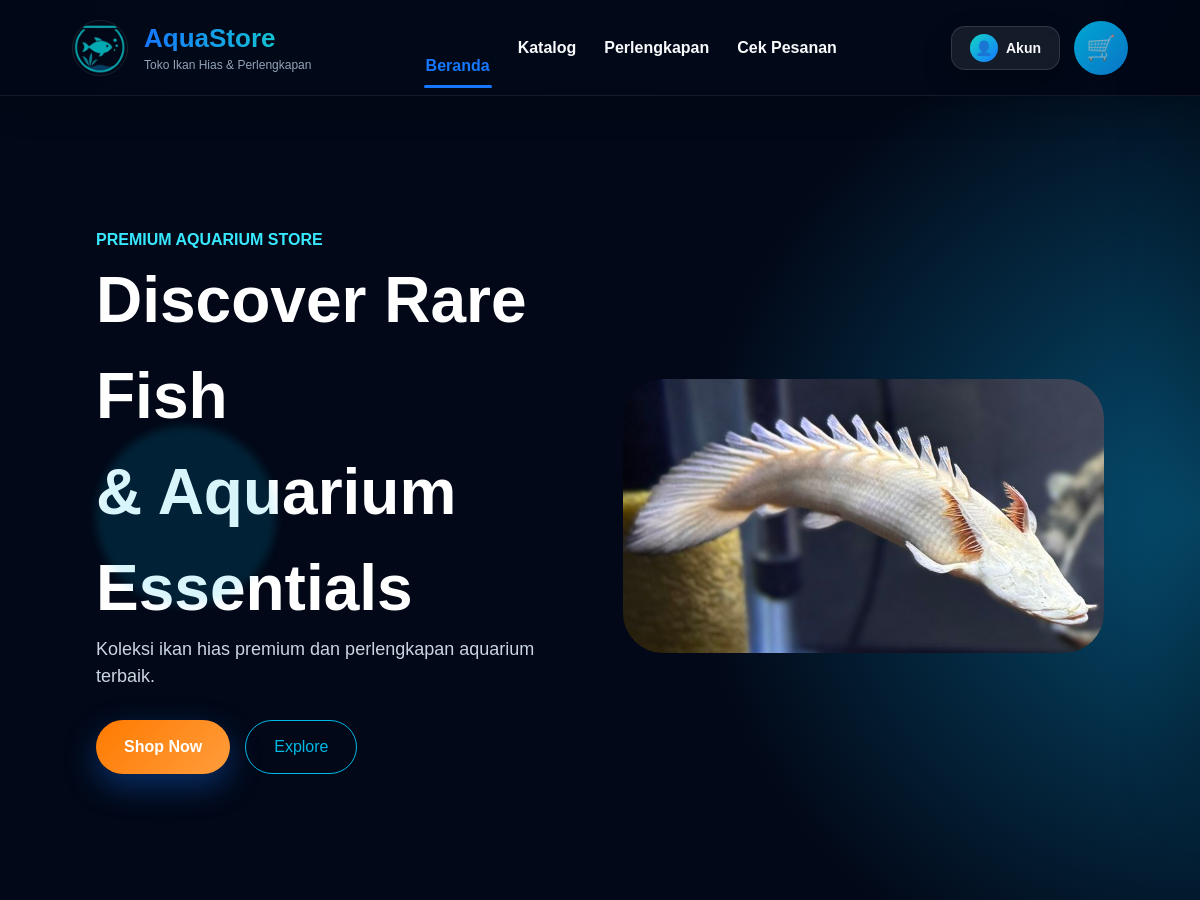
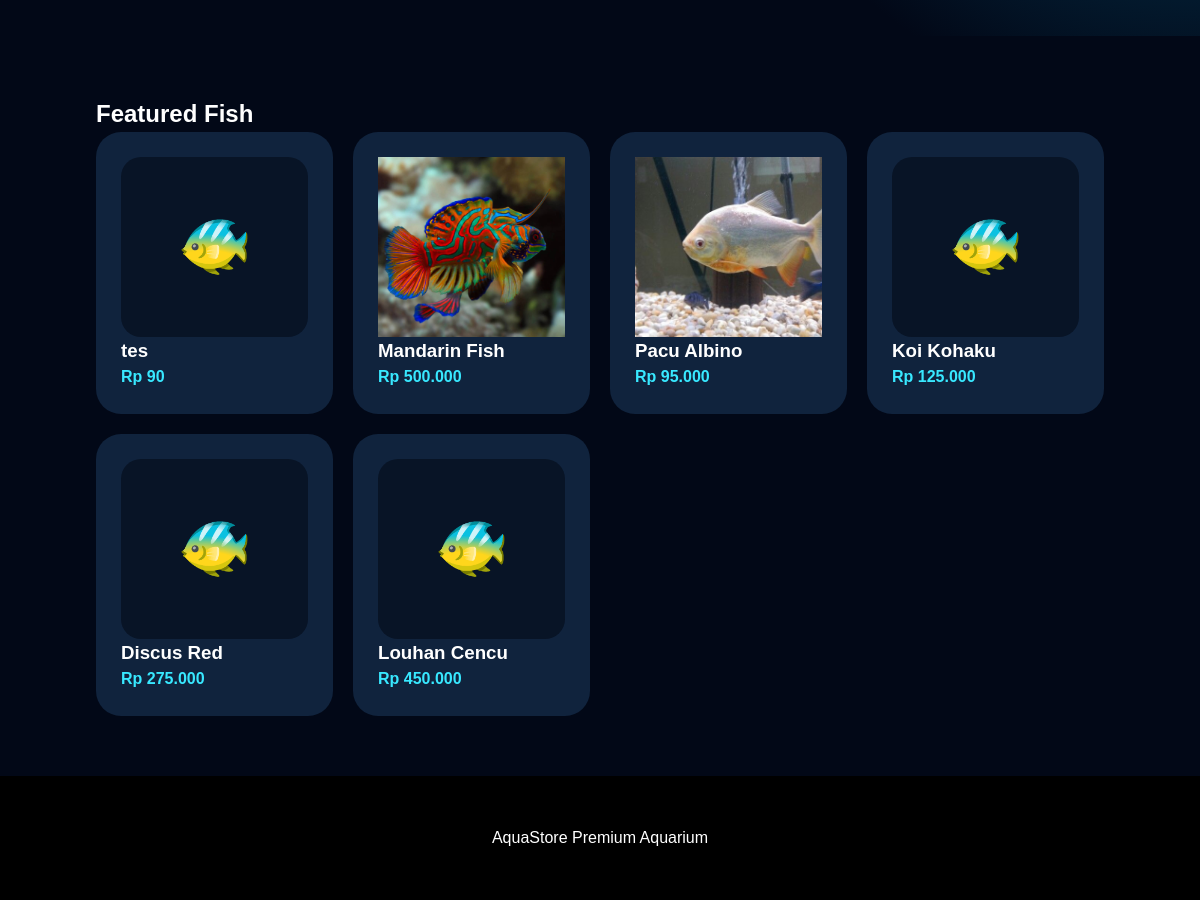
The page / on the database its author committed (2 pictures, top to bottom).
### tables this page shows
CREATE TABLE `ikan` (
  `id` int(11) NOT NULL,
  `nama` varchar(100) NOT NULL,
  `nama_latin` varchar(100) DEFAULT NULL,
  `kategori_air` enum('Laut','Tawar','Payau') NOT NULL,
  `kategori_sifat` enum('Predator','Non-Predator') NOT NULL,
  `kategori_jenis` enum('Hias','Konsumsi','Langka') NOT NULL,
  `harga` int(11) NOT NULL,
  `stok` int(11) NOT NULL,
  `ukuran_cm` decimal(5,2) DEFAULT NULL,
  `tingkat_perawatan` enum('Mudah','Sedang','Sulit') NOT NULL,
  `foto` varchar(255) DEFAULT NULL,
  `deskripsi` text DEFAULT NULL,
  `tips_perawatan` text DEFAULT NULL,
  `status` enum('Tersedia','Habis','Pre-order') DEFAULT 'Tersedia',
  `created_at` timestamp NOT NULL DEFAULT current_timestamp()
);

### config/db.php (called while the page is built, shortened)
<?php
function url($path = '')
{
    $base = rtrim(BASE_URL, '/');
    $path = ltrim((string) $path, '/');
    if ($path === '') {
        return $base !== '' ? $base : '/';
    }
    return ($base !== '' ? $base : '') . '/' . $path;
}
function e($text)
{
    return htmlspecialchars((string) ($text ?? ''), ENT_QUOTES, 'UTF-8');
}
function rupiah($angka)
{
    return 'Rp ' . number_format((int) $angka, 0, ',', '.');
}

### index.php (the view)
<?php
require "config/db.php";
$ikanPopuler=$pdo->query("SELECT * FROM ikan ORDER BY id DESC LIMIT 6")->fetchAll();
?>
<!DOCTYPE html><html lang="id"><head><meta charset="UTF-8"><title>AquaStore</title><link rel="stylesheet" href="assets/css/style.css"></head><body><?php include "components/navbar.php"; ?><section class="ocean-hero"><div class="hero-content-ocean"><span class="hero-label">PREMIUM AQUARIUM STORE</span><h1>Discover Rare Fish<br>& Aquarium Essentials</h1><p>Koleksi ikan hias premium dan perlengkapan aquarium terbaik.</p><div class="hero-actions-ocean"><a class="hero-button" href="pelanggan/katalog.php">Shop Now</a><a class="outline-button" href="pelanggan/perawatan.php">Explore</a></div></div><div class="hero-fish-box"><img src="assets/img/hero.jpg"></div></section><section class="ocean-section"><h2>Featured Fish</h2><div class="ocean-product-grid"><?php foreach($ikanPopuler as $i): ?><div class="ocean-product-card"><div class="product-image-ocean"><?php if($i['foto']): ?><img src="uploads/ikan/<?=e($i['foto'])?>"><?php else: ?>🐠<?php endif;?></div><h3><?=e($i['nama'])?></h3><strong><?=rupiah($i['harga'])?></strong></div><?php endforeach;?></div></section><footer class="ocean-footer">AquaStore Premium Aquarium</footer></body></html>

### components/navbar.php (shortened to what this page needs)
<?php
$currentFile = basename($_SERVER['PHP_SELF'] ?? 'index.php');
if (!function_exists('nav_active')) {
    function nav_active($files)
    {
        global $currentFile;
        if (!is_array($files)) {
            $files = [$files];
        }
        return in_array($currentFile, $files, true) ? 'active' : '';
    }
}
?>
<header class="topbar">
    <a href="<?= e(url('index.php')) ?>" class="brand brand-link">
        <?php if (file_exists(__DIR__ . '/../assets/img/logo.png')): ?>
            <img src="<?= e(url('assets/img/logo.png')) ?>" alt="Logo AquaStore" class="brand-logo">
        <?php else: ?>
            <div class="brand-icon">🐟</div>
        <?php endif; ?>
        <div class="brand-text-wrap">
            <h2>AquaStore</h2>
            <small>Toko Ikan Hias & Perlengkapan</small>
        </div>
    </a>
    <nav class="menu">
        <a href="<?= e(url('index.php')) ?>" class="<?= nav_active('index.php') ?>">
            Beranda
        </a>
        <a href="<?= e(url('pelanggan/katalog.php')) ?>" class="<?= nav_active(['katalog.php', 'detail.php']) ?>">
            Katalog
        </a>
        <a href="<?= e(url('pelanggan/perawatan.php')) ?>" class="<?= nav_active('perawatan.php') ?>">
            Perlengkapan
        </a>
        <a href="<?= e(url('pelanggan/cek-pesanan.php')) ?>" class="<?= nav_active('cek-pesanan.php') ?>">
            Cek Pesanan
        </a>
    </nav>
    <div class="header-actions">
        <?php if (!empty($_SESSION['user'])): ?>
            <div class="account-menu">
                <button class="account-pill" onclick="toggleAccountMenu(event)" type="button">
                    <span class="account-avatar">
                        <?= e(strtoupper(substr($_SESSION['user']['nama'] ?? 'U', 0, 1))) ?>
                    </span>
                    <span class="account-name">
                        <?= e($_SESSION['user']['nama'] ?? 'User') ?>
                    </span>
                    <span class="account-arrow">▾</span>
                </button>
                <div class="account-dropdown" id="accountDropdown">
                    <a href="<?= e(url('pelanggan/profil.php')) ?>" class="<?= nav_active('profil.php') ?>">
                        Profil Saya
                    </a>
                    <a href="<?= e(url('pelanggan/pesanan-saya.php')) ?>" class="<?= nav_active('pesanan-saya.php') ?>">
                        Pesanan Saya
                    </a>
                    <a href="<?= e(url('pelanggan/logout.php')) ?>" class="danger-link">
                        Logout
                    </a>
                </div>
            </div>
        <?php else: ?>
            <button class="account-open-btn" onclick="openAuthDrawer('login')" type="button">
                <span>👤</span>
                <b>Akun</b>
            </button>
        <?php endif; ?>
        <a href="<?= e(url('pelanggan/keranjang.php')) ?>" class="cart <?= nav_active('keranjang.php') ?>">
            🛒
        </a>
    </div>
</header>

### assets/css/legacy.css (style rules this page uses)
:root { --dark: #031426; --dark2: #062847; --blue: #1677ff; --cyan: #12d6c5; --white: #fff; --soft: #f4fbff; --text: #09213d; --muted: #64748b; --danger: #ff4d6d; --shadow: 0 18px 50px rgba(0, 0, 0, .12); --radius: 24px }
* { margin: 0; padding: 0; box-sizing: border-box }
body { font-family: 'Poppins', Arial, sans-serif; background: var(--soft); color: var(--text); overflow-x: hidden }
a { text-decoration: none; color: inherit }
img { max-width: 100%; display: block }
.hero-button, .login-button, .mini-button { border: none; cursor: pointer; font-weight: 800; border-radius: 16px; transition: .25s }
.hero-button, .login-button { display: inline-flex; justify-content: center; align-items: center; gap: 10px; padding: 16px 28px; color: white; background: linear-gradient(135deg, var(--cyan), var(--blue)); box-shadow: 0 12px 32px rgba(22, 119, 255, .35) }
.topbar { width: 100%; height: 96px; padding: 0 6%; position: fixed; top: 0; left: 0; z-index: 100; display: flex; align-items: center; justify-content: space-between; background: rgba(255, 255, 255, .94); backdrop-filter: blur(18px); box-shadow: 0 10px 35px rgba(0, 0, 0, .08) }
.brand { display: flex; align-items: center; gap: 14px }
.brand h2 { font-size: 31px; line-height: 1; background: linear-gradient(90deg, var(--blue), var(--cyan)); -webkit-background-clip: text; color: transparent }
.brand small { color: var(--muted); font-size: 12px }
.menu { display: flex; align-items: center; gap: 28px }
.menu a { color: var(--text); font-weight: 800; padding: 36px 0 32px; border-bottom: 3px solid transparent }
.menu a:hover, .menu a.active { color: var(--blue); border-bottom-color: var(--blue) }
.cart { width: 54px; height: 54px; display: grid; place-items: center; position: relative; border-radius: 50%; background: linear-gradient(135deg, var(--cyan), var(--blue)); color: white; font-size: 24px }
.header-actions { display: flex; align-items: center; gap: 14px; }
.account-open-btn { height: 44px; padding: 0 16px; border: none; border-radius: 14px; background: #ffffff; color: var(--text); display: flex; align-items: center; gap: 8px; font-weight: 800; box-shadow: 0 8px 24px rgba(0, 0, 0, .08); cursor: pointer; transition: .25s; }
.account-open-btn { height: 42px; padding: 0 14px; border: 1px solid #dbeafe; border-radius: 999px; background: #f8fcff; color: var(--text); box-shadow: none; font-size: 14px; }
.account-open-btn span { width: 28px; height: 28px; display: grid; place-items: center; border-radius: 50%; background: linear-gradient(135deg, var(--cyan), var(--blue)); color: #fff; font-size: 14px; }
.account-open-btn b { font-weight: 800; }
.topbar, .header-actions, .account-menu { overflow: visible !important; }
.menu a.active, .menu a.active-page, .menu a.nav-active-page, .menu a.aq-final-active, .menu a.aq-nav-active { color: var(--blue, #1677ff) !important; font-weight: 900 !important; border-bottom: none !important; padding-bottom: 0 !important; transform: none !important; position: relative !important; }
.menu a.active::after, .menu a.active-page::after, .menu a.nav-active-page::after, .menu a.aq-final-active::after, .menu a.aq-nav-active::after { content: "" !important; position: absolute !important; left: 50% !important; bottom: -10px !important; transform: translateX(-50%) !important; width: 68px !important; height: 3px !important; border-radius: 999px !important; background: var(--blue, #1677ff) !important; display: block !important; }
.menu a { text-decoration: none !important; }

### assets/css/base/variables.css (style rules this page uses)
:root { --primary: #00B8E6; --primary-hover: #38E8FF; --secondary: #020817; --surface: #081426; --card: #10233D; --accent: #FF7A00; --accent-hover: #FF9D3D; --success: #22C55E; --danger: #EF4444; --text: #F8FAFC; --text-muted: #94A3B8; --border: rgba(255,255,255,.12); --shadow: 0 20px 50px rgba(0,0,0,.35); --radius-sm: 12px; --radius-md: 18px; --radius-lg: 28px; --transition: .3s ease; }

### assets/css/base/typography.css (style rules this page uses)
h1, h2, h3, h4, p { margin: 0; }
body { line-height: 1.5; }

### assets/css/components/buttons.css (style rules this page uses)
.hero-button, .login-button, .search-button { background: linear-gradient(135deg,var(--accent),var(--accent-hover)); color:white; border:none; padding:14px 28px; border-radius:999px; font-weight:800; cursor:pointer; transition:var(--transition); }

### rows shown on the page
ikan: nama "tes", harga "Rp 90"
ikan: foto (picture), nama "Mandarin Fish", harga "Rp 500.000"
ikan: foto (picture), nama "Pacu Albino", harga "Rp 95.000"
ikan: nama "Koi Kohaku", harga "Rp 125.000"
ikan: nama "Discus Red", harga "Rp 275.000"
ikan: nama "Louhan Cencu", harga "Rp 450.000"
